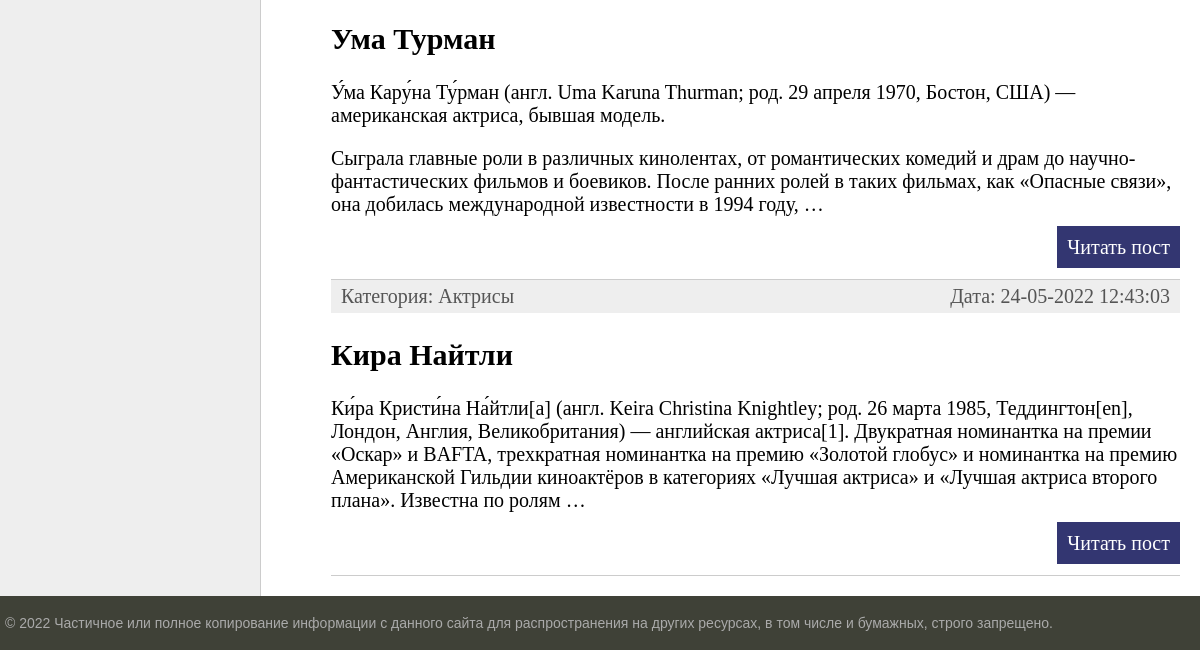
The app's page / (lower part), older data.
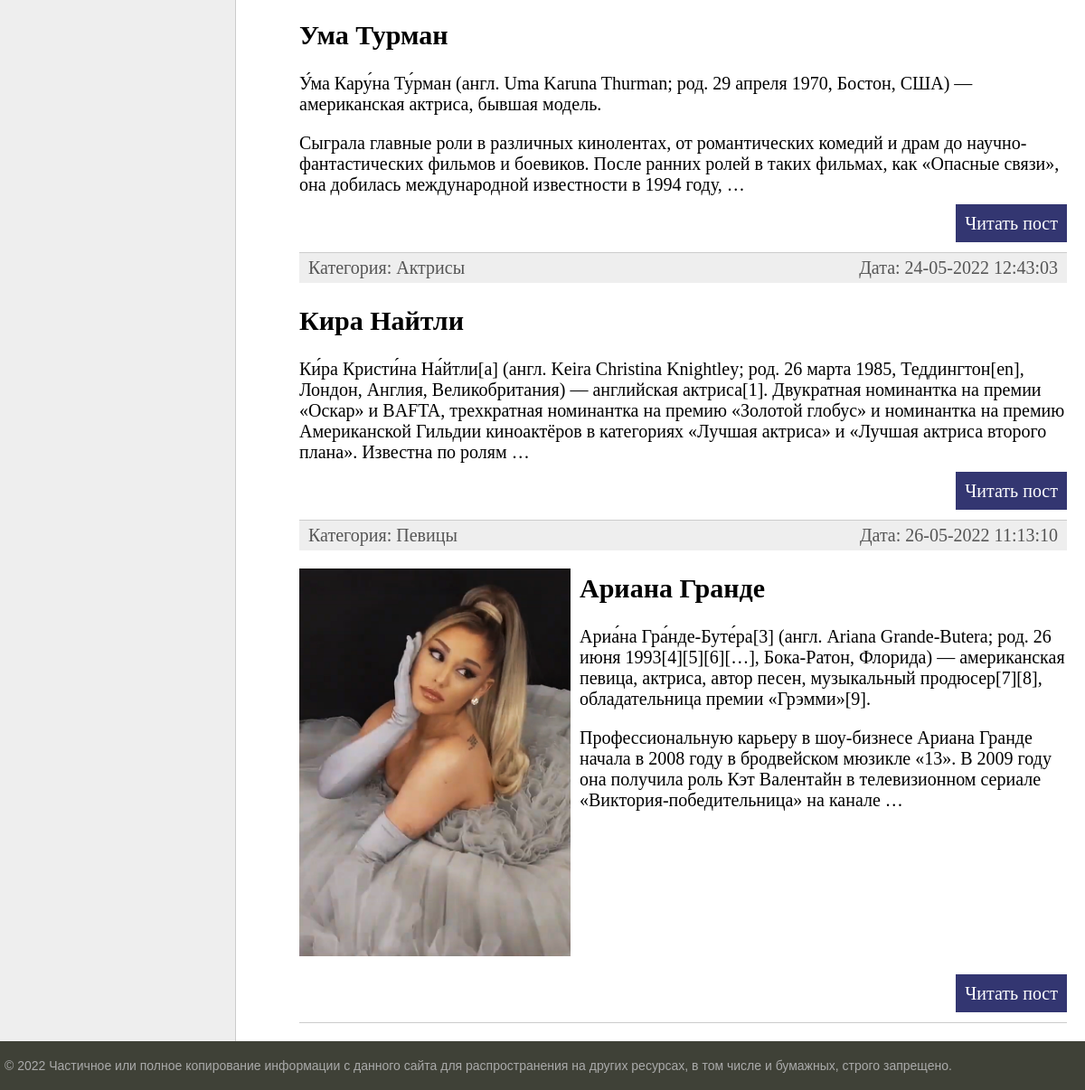
The same page, newer data.
### women/models.py (models this page shows, shortened)
class Women(models.Model):
    title = models.CharField(max_length=255, verbose_name='Заголовок')
    content = models.TextField(blank=True, verbose_name='Текст статьи')
    photo = models.ImageField(upload_to="photos/%Y/%m/%d/", verbose_name='Фото')
    time_create = models.DateTimeField(auto_now_add=True, verbose_name='Время создания')
    time_update = models.DateTimeField(auto_now=True, verbose_name='Время изменения')
    is_published = models.BooleanField(default=True, verbose_name='Публикация')
    cat = models.ForeignKey('Category', on_delete=models.PROTECT, null=True, verbose_name='Категория')
    def get_absolute_url(self):
        return reverse('post', kwargs={'post_id': self.pk})
    class Meta:
        verbose_name = 'Известные женщины'
        verbose_name_plural = 'Известные женщины'
        ordering = ['time_create', 'title']

class Category(models.Model):
    name = models.CharField(max_length=100, db_index=True, verbose_name='Название категории')
    def __str__(self):
        return self.name
    def get_absolute_url(self):
        return reverse('category', kwargs={'cat_id': self.pk})
    class Meta:
        verbose_name = 'Категория'
        verbose_name_plural = 'Категории'
        ordering = ['name']

### women/views.py (the view)
# urls.py: path('', index, name='home'),
def index(request):
    posts = Women.objects.all()
    cats = Category.objects.all()
    context = {'title': 'Главная страница',
               'menu': menu,
               'posts': posts,
               'cats': cats,
               'cat_selected': 0}
    return render(request, 'women/index.html', context=context)

### women/templates/women/index.html (shortened to what this page needs)
{% extends 'women/base.html' %}
{% block content %}
<ul class="list-articles">
	{% for p in posts %}
			<li>
				<div class="article-panel">
					<p class="first">Категория: {{p.cat}}</p>
					<p class="last">Дата: {{p.time_update|date:"d-m-Y H:i:s"}}</p>
				</div>
            {% if p.photo %}
            <p><img class="img-article-left thumn" src="{{ p.photo.url }}"></p>
            {% endif %}
				<h2>{{p.title}}</h2>
	{% autoescape on %}
	{{p.content|linebreaks|truncatewords:50}}
	{% endautoescape %}
			<p class="link-read-post"><a href="{{ p.get_absolute_url }}">Читать пост</a></p>
			</li>
	{% endfor %}
</ul>
{% endblock %}

### women/templates/women/base.html (shortened to what this page needs)
{% load static %}
<!DOCTYPE html>
<html>
<head>
	<link type="text/css" href="{% static 'women/css/styles.css' %}" rel="stylesheet" />
</head>
<body>
<table class="table-page" border=0 cellpadding="0" cellspacing="0">
<tr><td valign=top>
<table class="table-content" border=0 cellpadding="0" cellspacing="0">
<tr>
	<td valign="top" class="left-chapters">
	<ul id="leftchapters">
	</ul>
</td>
<td valign="top" class="content">
	<div class="content-text">
{% block content %}
{% endblock %}
	</div>
</td></tr></table>
</td></tr>
<tr><td valign=top>
	<div id="footer">
		<p>&copy; 2022 Частичное или полное копирование информации с данного сайта для распространения на других ресурсах, в том числе и бумажных, строго запрещено.</p>
	</div>
</td></tr></table>
</body>
</html>

### women/static/women/css/styles.css (style rules this page uses)
html, body { font-family: 'Arial'; margin: 0; padding: 0; height: 100%; width: 100%; color: #444; }
a { color: #0059b2; text-decoration: none; }
img { max-width: 600px; height: auto; }
img.img-article-left { max-width: 300px; height: auto; float: left; padding: 0 10px 10px 0; }
p.link-read-post { text-align: right; }
p.link-read-post a { padding: 10px; min-width: 100px; background: #333671; color: #fff; text-decoration: none; }
div.article-panel { background: #eee; padding: 5px 10px 5px 10px; box-sizing: border-box; overflow: hidden; color: #555; }
div.article-panel p.first { margin: 0; float: left; }
div.article-panel p.last { margin: 0; float: right; }
ul.list-articles { list-style: none; margin: 0; padding: 0; }
ul.list-articles li { border-bottom: 1px solid #ccc; }
.table-page { width: 100%; height: 100%; vertical-align: top; }
.table-page tr { height: 100%; }
.table-content { width: 100%; min-height: 100%; height: 100%; }
.left-chapters { margin: 0; background: #eee; border-right: 1px solid #ccc; min-height: 100%; }
.left-chapters ul { width: 230px; min-height: 100%; margin: 0; padding: 20px 10px 10px 20px; list-style: none; font-size: 20px; }
.content { padding: 40px 20px 20px 40px; width: 100%; box-sizing: border-box; }
.content-text { margin: 60px 0 0 30px; color: #000; font-size: 20px; font-family: Yandex Sans Display Light; }
#footer { box-sizing: border-box; background: #3F4137; padding: 5px; color: #aaa; font-size: 14px; font-family: Verdana, Geneva, Arial, Helvetica; text-align: left; overflow: hidden; }

Row changes from the older to the newer data that the page shows:
added Women: cat "Певицы", time_update "26-05-2022 11:13:10", photo (picture), title "Ариана Гранде", content "Ариа́на Гра́нде-Буте́ра[3] (англ. Ariana Grande-Butera; род. 26 июня 1993[4][5][6][…], Бока-Ратон, Флорида) — американская певица, актриса, автор песен, музыкальный продюсер[7][8], обладательница премии «Грэмми»[9]. Профессиональную карьеру в шоу-бизнесе Ариана Гранде начала в 2008 году в бродвейском мюзикле «13». В 2009 году она получила роль Кэт Валентайн в телевизионном сериале «Виктория-победительница» на канале …"
